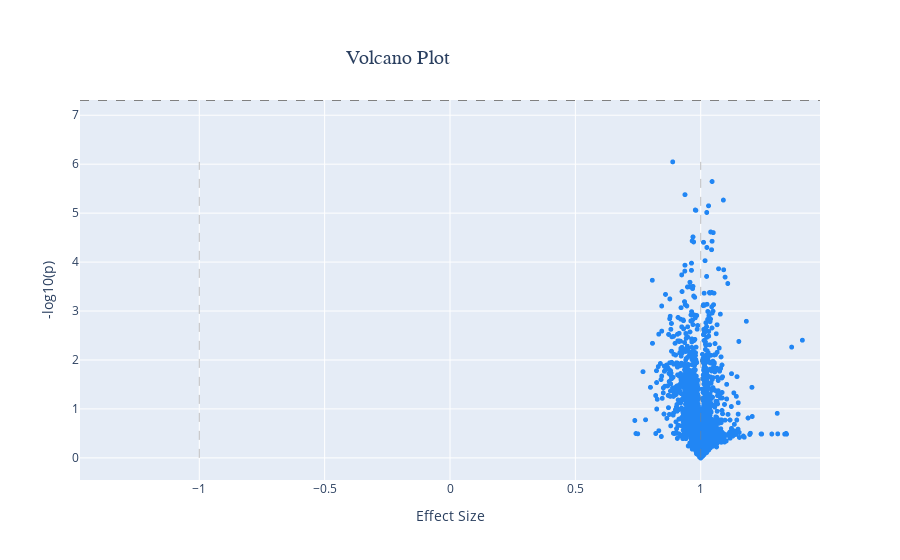

The code cell stored with this chart in its notebook:
### Code cell
dash_bio.VolcanoPlot(
    dataframe=d['lungcancer'].reset_index(),
    effect_size='L2F',
    p='pvalue',
    snp = 'uniprot',
    gene=None,
    logp=True)

### Figure 1 — Plotly figure (JSON) as saved in the notebook; plotly's stock layout.template omitted (floating-point values rounded to 4 significant figures; data arrays with more than 128 entries replaced by an {"elided": "..."} marker saying what was removed)
{"data": [{"marker": {"color": "#2186f4", "size": 5}, "mode": "markers", "name": "Dataset", "text": {"elided": "2730 str values"}, "type": "scattergl", "x": {"elided": "2730 float values"}, "y": {"elided": "2730 float values"}}], "layout": {"hovermode": "closest", "legend": {"bgcolor": "#ebf1fa", "font": {"family": "sans-serif"}, "x": 1.01, "yanchor": "top"}, "shapes": [{"line": {"color": "grey", "dash": "dash", "width": 0.5}, "name": "effect size min line", "type": "line", "x0": -1, "x1": -1, "xref": "x", "y0": 4.134e-05, "y1": 6.047, "yref": "y"}, {"line": {"color": "grey", "dash": "dash", "width": 0.5}, "name": "effect size max line", "type": "line", "x0": 1, "x1": 1, "xref": "x", "y0": 4.134e-05, "y1": 6.047, "yref": "y"}, {"line": {"color": "grey", "dash": "dash", "width": 1}, "name": "genomewide_line", "type": "line", "x0": -1.476, "x1": 1.476, "xref": "x", "y0": 7.301, "y1": 7.301, "yref": "y"}], "title": {"font": {"family": "sans-serif", "size": 20}, "text": "Volcano Plot", "x": 0.5, "xanchor": "right", "yanchor": "top"}, "xaxis": {"range": [-1.476, 1.476], "title": {"text": "Effect Size"}, "zeroline": false}, "yaxis": {"title": {"text": "-log10(p)"}, "zeroline": false}}}
